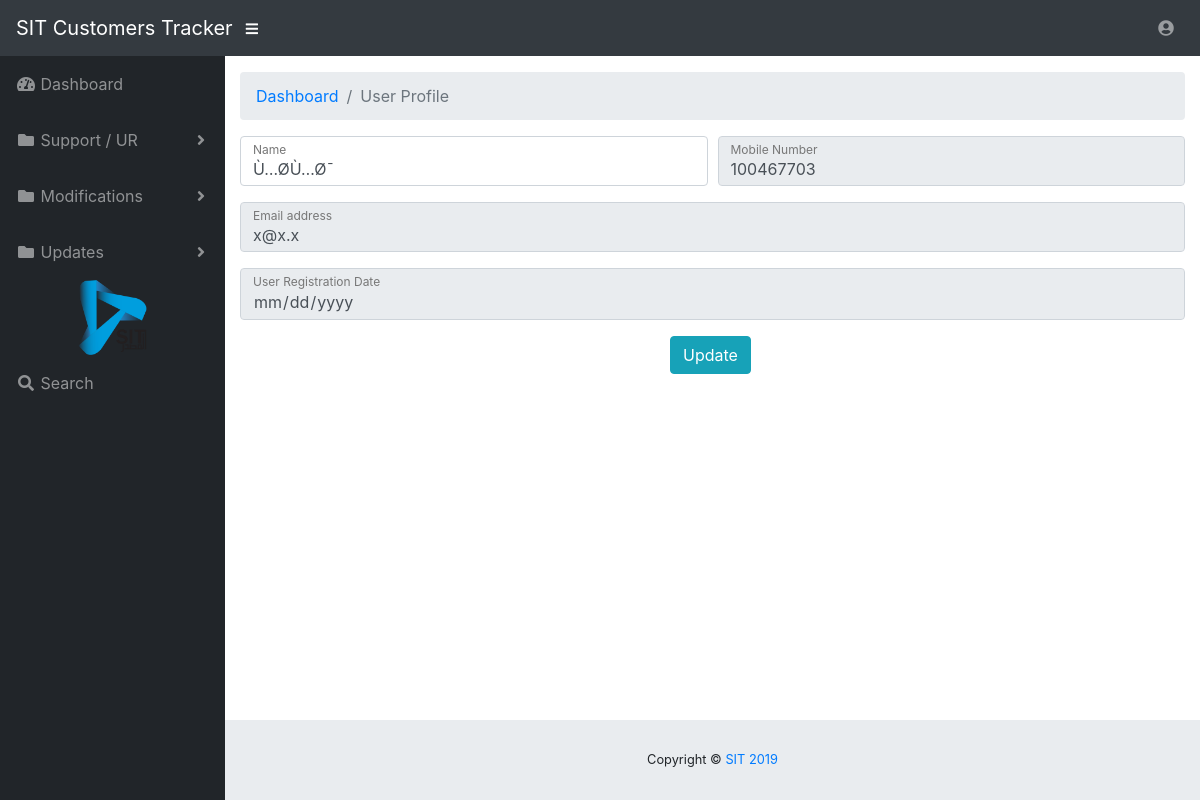
Page /admin/admin-profile.php (signed in) on the committed database.
### tables this page shows
CREATE TABLE `tbluser` (
  `ID` int(10) NOT NULL,
  `FullName` varchar(150) DEFAULT NULL,
  `Email` varchar(200) DEFAULT NULL,
  `MobileNumber` bigint(11) DEFAULT NULL,
  `Password` varchar(200) DEFAULT NULL,
  `RegDate` timestamp NOT NULL DEFAULT current_timestamp()
);

### admin/admin-profile.php (the view, shortened to what this page needs)
<?php
include('include/dbconnection.php');
if (strlen($_SESSION['logid']==0)) {
  header('location:logout.php');
  } else{
  ?>
<!DOCTYPE html>
<html lang="en">
<head>
  <link href="vendor/fontawesome-free/css/all.min.css" rel="stylesheet" type="text/css">
  <link href="vendor/datatables/dataTables.bootstrap4.css" rel="stylesheet">
  <link href="css/sb-admin.css" rel="stylesheet">
</head>
<body id="page-top">
<?php include('include/header.php');?>
  <div id="wrapper">
    <?php include('include/sidebar.php');?>
    <div id="content-wrapper">
      <div class="container-fluid">
        <ol class="breadcrumb">
          <li class="breadcrumb-item">
            <a href="dashboard.php">Dashboard</a>
          </li>
          <li class="breadcrumb-item active">User Profile</li>
        </ol>
         <form name="directory" method="post">
<?php
$userid=$_SESSION['logid'];
$ret=mysqli_query($con,"select * from tbluser where ID='$userid' ");
while ($row=mysqli_fetch_array($ret)) {
?>
          <div class="form-group">
            <div class="form-row">
              <div class="col-md-6">
                <div class="form-label-group">
                  <input type="text" id="FullName" name="FullName" class="form-control"  required="required" autofocus="autofocus" value="<?php echo $row['FullName'];?>">
                  <label for="fullname">Name</label>
                </div>
              </div>
              <div class="col-md-6">
                <div class="form-label-group">
                  <input type="text" id="mobilenumber" name="mobilenumber" class="form-control"  required="required"  maxlength="11" readonly="true" value="<?php echo $row['MobileNumber'];?>">
                  <label for="lastName">Mobile Number</label>
                </div>
              </div>
            </div>
          </div>
          <div class="form-group">
            <div class="form-label-group">
              <input type="email" id="email" name="email" class="form-control" readonly="true"  required="required" value="<?php echo $row['Email'];?>">
              <label for="inputEmail">Email address</label>
            </div>
          </div>
          <div class="form-group">
            <div class="form-row">
              <div class="col-md-12">
                <div class="form-label-group">
                  <input type="date" id="regdate" name="regdate"  class="form-control" readonly="true" required="required" value="<?php echo $row['regdate'];?>">
                  <label for="regdate">User Registration Date</label>
                </div>
              </div>
            </div>
          </div>
          <?php } ?>
         <p style="text-align: center; "><button type="submit" name="submit" class="btn btn-info btn-min-width mr-1 mb-1">Update</button></p>
        </form>
      </div>
      <?php include('include/footer.php');?>
    </div>
  </div>
</body>
</html>
<?php }  ?>

### rows in the picture
tbluser: FullName "Ù…Ø­Ù…Ø¯", mobilenumber "100467703", email "x@x.x"
